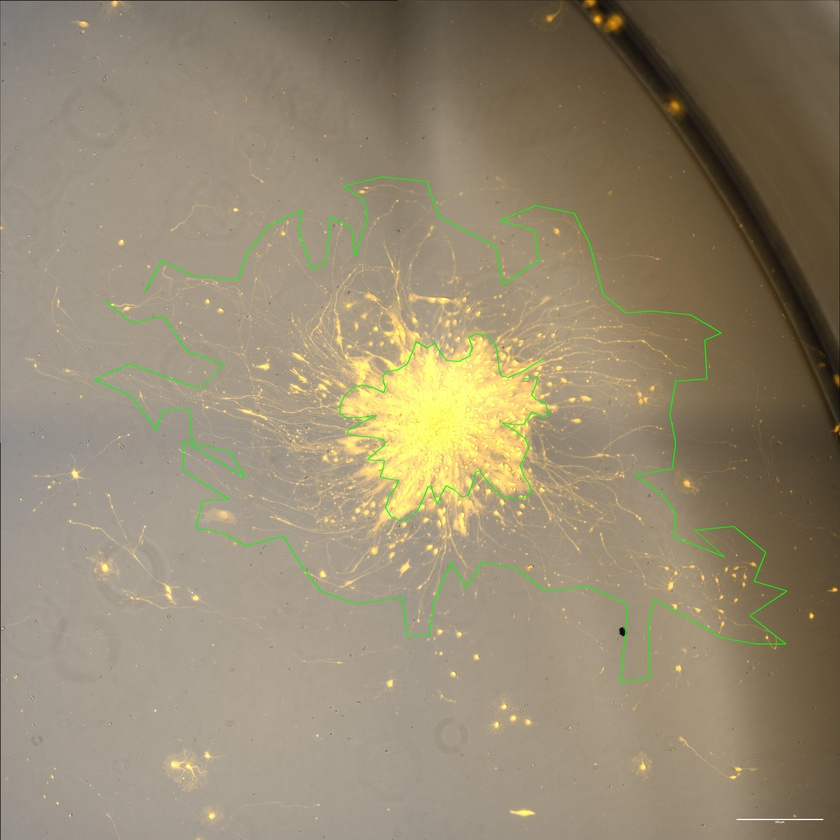
#> input picture Example-2.jpg, 840 x 840 px, shrunk from 4378 x 4378 before the run, given as the content of the folder /content/drive/MyDrive/aggregate analysis/ADD PHOTOS HERE/, which was not available
$ jupyter execute --allow-errors image_analysis.ipynb   (older library calls are emulated)   (text cells are left out)
#> lines starting #> are read from the running program, lines starting #| are printed output that depends on the picture; after the words box and inside, x2 and y2 are one past the last pixel; in counts of white or black regions, pixels touching at a corner belong together; pictures that were not available may be replaced by others from this repository, and a replacement may not be noted
[cell 1]
from PIL import Image, ImageFilter, ImageDraw
import numpy as np
from scipy.interpolate import splprep, splev
import cv2
from google.colab import drive
import os
import csv

drive.mount('/content/drive')

[cell 2]
# Specify the folder name you want to create
folder_name = "aggregate analysis"

# Create a new folder system in Google Drive
folder_path = "/content/drive/MyDrive/" + folder_name + "/"
result = folder_path + "results.csv"
jpg_data = folder_path + "ADD PHOTOS HERE/"
color_correction = folder_path + "color_correction/"
choose_cell = folder_path + "choose_cell/"
large_bound = folder_path + "large_bound/"
choose_cell2 = folder_path + "choose_cell2/"
small_bound = folder_path + "RESULTING PHOTOS/"

if not os.path.exists(folder_path):
    !mkdir "$folder_path"
    !mkdir "$jpg_data"
    !mkdir "$color_correction"
    !mkdir "$choose_cell"
    !mkdir "$large_bound"
    !mkdir "$jpg_data"
    !mkdir "$choose_cell2"
    !mkdir "$small_bound"

    with open(result, 'w', newline='') as csvfile:
      fieldnames = ['File Name', 'Small Area (pixel)', 'Large Area (pixel)','Pixel Scale', 'Micron Scale', 'Small Area (micron)', 'Large Area (micron)']
      writer = csv.DictWriter(csvfile, fieldnames=fieldnames)
      writer.writeheader()
else:
    print(f"Folder '{folder_name}' already exists in Google Drive, please choose another folder name unless it has already been set up")

[cell 3]
def yellow_outline(input_path, output_path, threshold=5):
    # Open the image using PIL
#> called with threshold = 5
    image = Image.open(input_path)
#> image is the input picture: PIL image 840x840 RGB; mean R, G, B 149.4, 137.2, 112.5

    # Convert the image to a NumPy array
    image_array = np.array(image)

    # Convert RGB to Lab color space for better color representation
    lab_image = cv2.cvtColor(image_array, cv2.COLOR_RGB2Lab)
#> lab_image: shape (840, 840, 3); mean of channels 0, 1, 2 146.3, 128.8, 142.9

    # Extract the 'b' channel (yellow-blue) from Lab color space
    yellow_channel = lab_image[:, :, 2]

    # Compute the gradient magnitude using the Sobel operator
    grad_x = cv2.Sobel(yellow_channel, cv2.CV_64F, 1, 0, ksize=3)
    grad_y = cv2.Sobel(yellow_channel, cv2.CV_64F, 0, 1, ksize=3)
    gradient_magnitude = np.sqrt(grad_x**2 + grad_y**2)

    # Threshold the gradient magnitude to identify edges
    edge_mask = gradient_magnitude > threshold
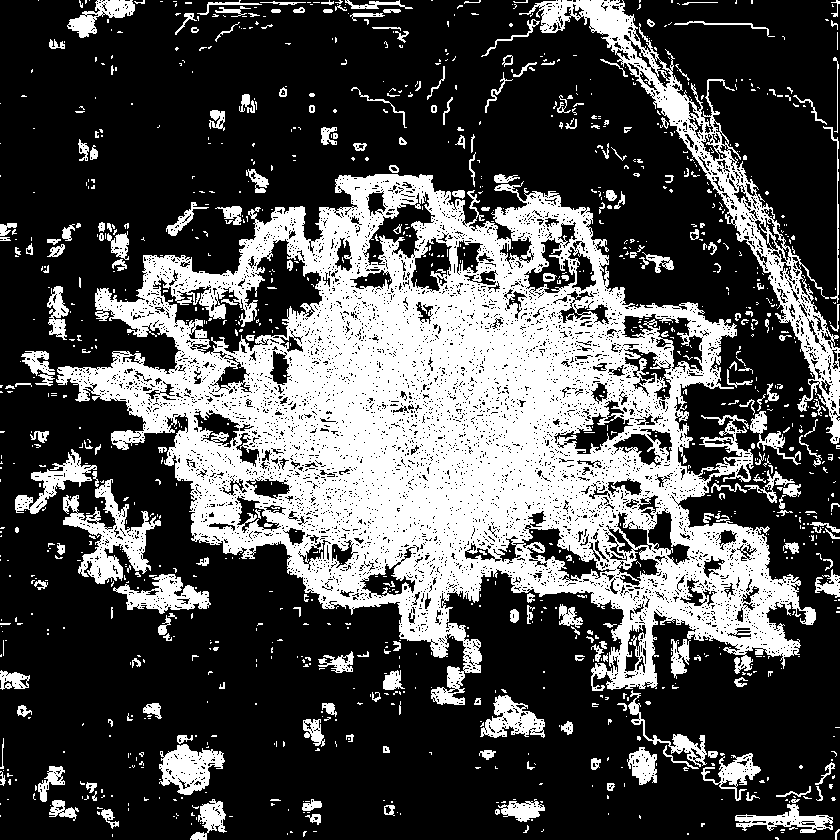
#> edge_mask: shape (840, 840) bool; 31.5% white; 1173 white regions (925 under 20 px), largest, box (x1, y1, x2, y2) and area: (56, 174, 816, 705) 168024, (519, 0, 840, 444) 13256, (63, 479, 161, 584) 3608

    # Create an empty image
    output_image = np.zeros_like(image_array)

    # Copy pixels from the original image where the gradient is above the threshold
    output_image[edge_mask] = image_array[edge_mask]

    # Convert the NumPy array back to a PIL Image
    output_image_pil = Image.fromarray(output_image)

    # Save the result
    output_image_pil.save(output_path)

[cell 4]
def yellow_connected_regions(input_path, output_path, threshold=8, connectivity=8):
    # Open the image using PIL
#> called with threshold = 4, connectivity = 20
    image = Image.open(input_path)

    # Convert the image to a NumPy array
    image_array = np.array(image)

    # Convert RGB to Lab color space for better color representation
    lab_image = cv2.cvtColor(image_array, cv2.COLOR_RGB2Lab)
#> lab_image: shape (840, 840, 3); mean of channels 0, 1, 2 50.8, 127.6, 133.9

    # Extract the 'b' channel (yellow-blue) from Lab color space
    yellow_channel = lab_image[:, :, 2]

    # Compute the gradient magnitude using the Sobel operator
    grad_x = cv2.Sobel(yellow_channel, cv2.CV_64F, 1, 0, ksize=3)
    grad_y = cv2.Sobel(yellow_channel, cv2.CV_64F, 0, 1, ksize=3)
    gradient_magnitude = np.sqrt(grad_x**2 + grad_y**2)

    # Threshold the gradient magnitude to identify edges
    edge_mask = gradient_magnitude > threshold
#> edge_mask: shape (840, 840) bool; 46.9% white; 1363 white regions (1221 under 20 px), largest, box (x1, y1, x2, y2) and area: (0, 0, 840, 807) 276397, (14, 447, 217, 642) 11317, (734, 750, 840, 840) 3254

    # Use connected component analysis to label connected regions
    _, labels, stats, _ = cv2.connectedComponentsWithStats(edge_mask.astype(np.uint8), connectivity)
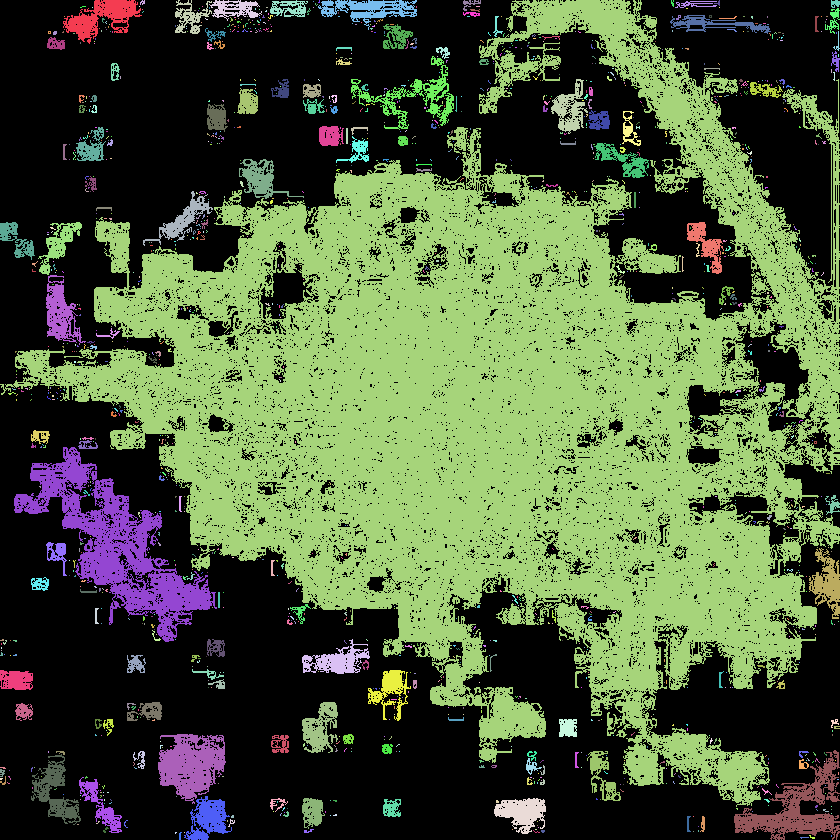
#> labels: shape (840, 840) int32; 1364 distinct labels, from 0 to 1363; one colour per label, 0 black
#> stats = 1364 rows, first 6: [0, 0, 840, 840, 374542], [63, 0, 79, 44, 1538], [140, 0, 5, 5, 16], [175, 0, 37, 34, 498], [209, 0, 53, 21, 538], [270, 0, 38, 17, 372]

    # Sort the regions by area in descending order, only keeping regions with an area greater than min_area
    sorted_regions = sorted((x for x in range(1, stats.shape[0]) if stats[x, cv2.CC_STAT_AREA] > 15000), key=lambda x: stats[x, cv2.CC_STAT_AREA], reverse=True)
#> sorted_regions = [11]

    # Find the label corresponding to the region with the average point closest to the center
    closest_to_center_label = min(sorted_regions, key=lambda x: np.linalg.norm(stats[x, :2] + stats[x, 2:4] // 2 - np.array(image_array.shape[:2]) // 2))
#> closest_to_center_label = 11

    # Create a mask for the region with the average point closest to the center
    closest_to_center_mask = labels == closest_to_center_label
#> closest_to_center_mask: shape (840, 840) bool; 39.2% white; 1 white region, box (x1, y1, x2, y2) and area: (0, 0, 840, 807) 276397

    # Create an empty image
    output_image = np.zeros_like(image_array)

    # Copy pixels from the original image where the region is true
    output_image[closest_to_center_mask] = image_array[closest_to_center_mask]

    # Convert the NumPy array back to a PIL Image
    output_image_pil = Image.fromarray(output_image)

    # Save the result
    output_image_pil.save(output_path)

[cell 5]
def draw_yellow_convex_hull(process, input_path, output_path, blur=(501,501), smooth_curve=0.8, threshold=0, epsilon0=0.005, hull_color=(0, 255, 0)):
    # Open the image using PIL
#> called with blur = (109, 109), smooth_curve = 0.5, threshold = 0, epsilon0 = 0.001, hull_color = (0, 255, 0)
    image = Image.open(input_path)

    white_image = Image.new("RGB", image.size, (0, 0, 255))
    black_image = Image.new("RGB", image.size, (255, 255, 255))
#> black_image: PIL image 840x840 RGB; every value is 255
    draw = ImageDraw.Draw(white_image)

    # Convert the image to a NumPy array
    image_array = np.array(image)

    # Compute the sum of RGB values for each pixel
    rgb_sum = np.sum(image_array, axis=-1)

    # Create a mask for pixels containing a trace of non-black
    non_black_mask = rgb_sum > 0
#> non_black_mask: shape (840, 840) bool; 44.6% white; 270 white regions (260 under 20 px), largest, box (x1, y1, x2, y2) and area: (0, 0, 840, 808) 313248, (634, 192, 641, 208) 110, (160, 239, 176, 246) 103

    # Draw the black pixels on the new image
    white_image_array = np.array(white_image)
    black_image_array = np.array(black_image)
    white_image_array[non_black_mask] = black_image_array[non_black_mask]
    white_image = Image.fromarray(white_image_array)

    # Convert the image to a NumPy array
    image_array = cv2.GaussianBlur(white_image_array, blur, 0)

    # Convert RGB to Lab color space for better color representation
    lab_image = cv2.cvtColor(image_array, cv2.COLOR_RGB2Lab)
#> lab_image: shape (840, 840, 3); mean of channels 0, 1, 2 153.8, 170.6, 65.2

    # Extract the 'b' channel (yellow-blue) from Lab color space
    yellow_channel = lab_image[:, :, 2]

    # Compute the gradient magnitude using the Sobel operator
    grad_x = cv2.Sobel(yellow_channel, cv2.CV_64F, 1, 0, ksize=3)
    grad_y = cv2.Sobel(yellow_channel, cv2.CV_64F, 0, 1, ksize=3)
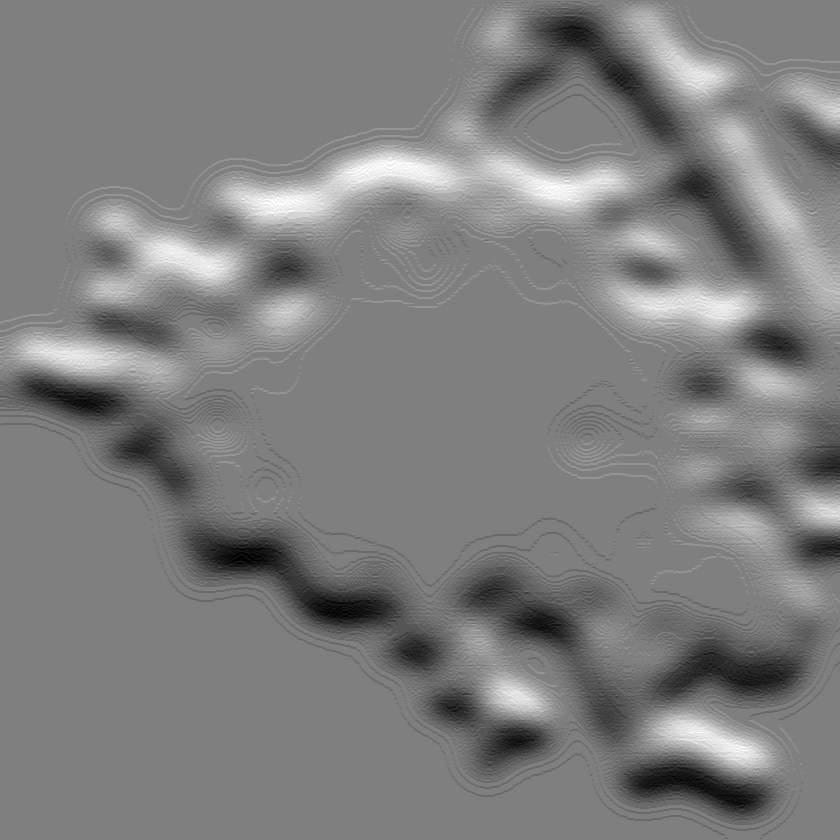
#> grad_y: shape (840, 840) float64; min -24, max 24, mean -0.1; drawn with min black and max white
    gradient_magnitude = np.sqrt(grad_x**2 + grad_y**2)

    # Threshold the gradient magnitude to identify edges
    edge_mask = gradient_magnitude > threshold
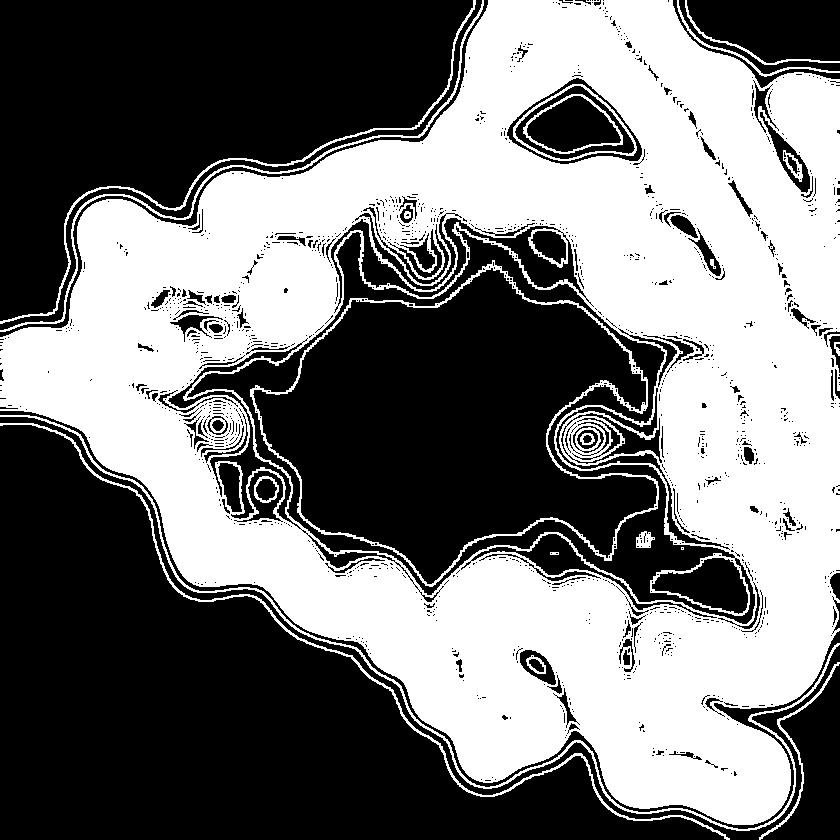
#> edge_mask: shape (840, 840) bool; 46.3% white; 21 white regions (1 under 20 px)

    # Use connected component analysis to label connected regions
    _, labels, stats, _ = cv2.connectedComponentsWithStats(edge_mask.astype(np.uint8), connectivity=8)
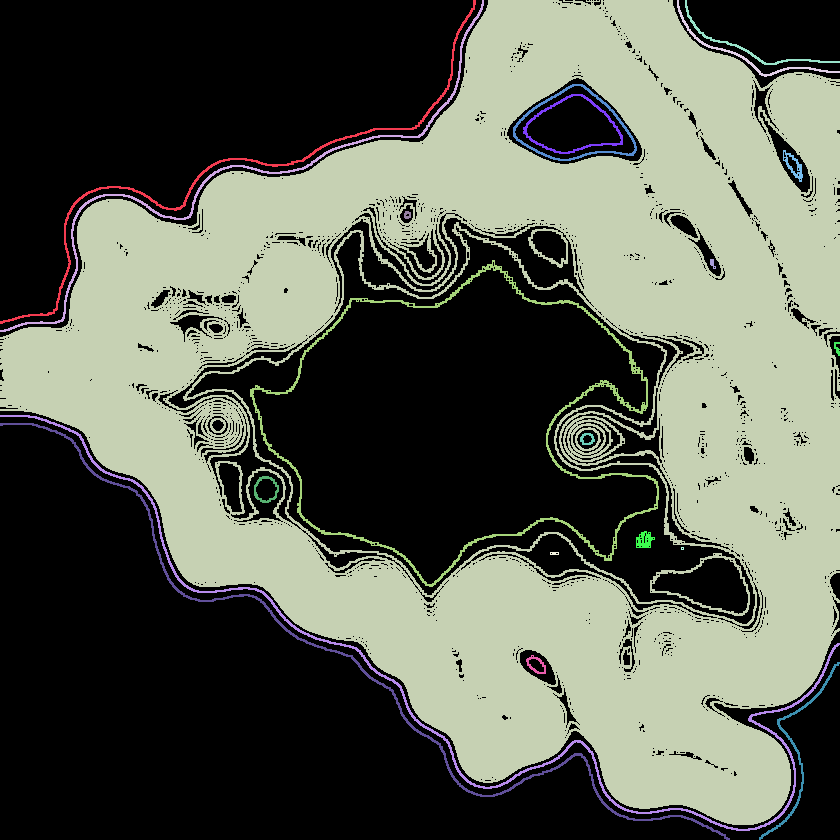
#> labels: shape (840, 840) int32; 22 distinct labels, from 0 to 21; one colour per label, 0 black
#> stats = 22 rows, first 6: [0, 0, 840, 840, 378756], [0, 0, 476, 324, 1753], [0, 0, 484, 332, 1779], [0, 0, 840, 825, 309308], [677, 0, 163, 77, 499], [685, 0, 155, 65, 448]

    # Find the label corresponding to the largest connected region (excluding background)
    largest_region_label = np.argmax(stats[1:, cv2.CC_STAT_AREA]) + 1
#> largest_region_label = 3

    # Find the contour of the largest connected region
    largest_region_contour, _ = cv2.findContours((labels == largest_region_label).astype(np.uint8), cv2.RETR_EXTERNAL, cv2.CHAIN_APPROX_SIMPLE)
#> largest_region_contour = 1 contour; box (x1, y1, x2, y2) and area: (0, 0, 840, 825) 448536

    # Approximate the contour with a convex hull using a fixed number of points
    epsilon = epsilon0 * cv2.arcLength(largest_region_contour[0], True)
#> epsilon = 3.63
    convex_hull = cv2.approxPolyDP(largest_region_contour[0], epsilon, True)
#> convex_hull = contour of 111 points, box (x1, y1, x2, y2) (0, 0, 840, 825), area 448029

    points = convex_hull.squeeze()
#> points = 111 pairs, first value 0 to 839, second value 0 to 824

    # Use scipy to interpolate a smooth curve
    tck, _ = splprep(points.T, s=smooth_curve)
#> tck = 3 items
    smoothed_points = splev(np.linspace(0, 1, 100), tck)
#> smoothed_points = 2 items


    # Create a contour from the smoothed points
    smoothed_contour = np.array(list(zip(smoothed_points[0], smoothed_points[1])), dtype=np.int32)
#> smoothed_contour = 100 pairs, first value -3 to 907, second value -15 to 824

    # Calculate the area of the smoothed contour
    smoothed_area = cv2.contourArea(smoothed_contour)
#> smoothed_area = 464069

    # Open Image
    process = Image.open(process)

    # Draw the smoothed curve on the image using PIL
    draw = ImageDraw.Draw(process)
    draw.line(list(zip(smoothed_points[0], smoothed_points[1])), fill=hull_color, width=5)

    # Save the result
    process.save(output_path)
    return smoothed_area

#> (a cell that did not finish here is left out)

#> call 2 of yellow_connected_regions, with threshold = 60, connectivity = 8
#> in yellow_connected_regions (call 2), `edge_mask = gradient_magnitude > threshold`: edge_mask: shape (840, 840) bool; 2.1% white in thin lines or dots
#> in yellow_connected_regions (call 2), `_, labels, stats, _ = cv2.connectedComponentsWithStats(edge_mask.astyp..`:
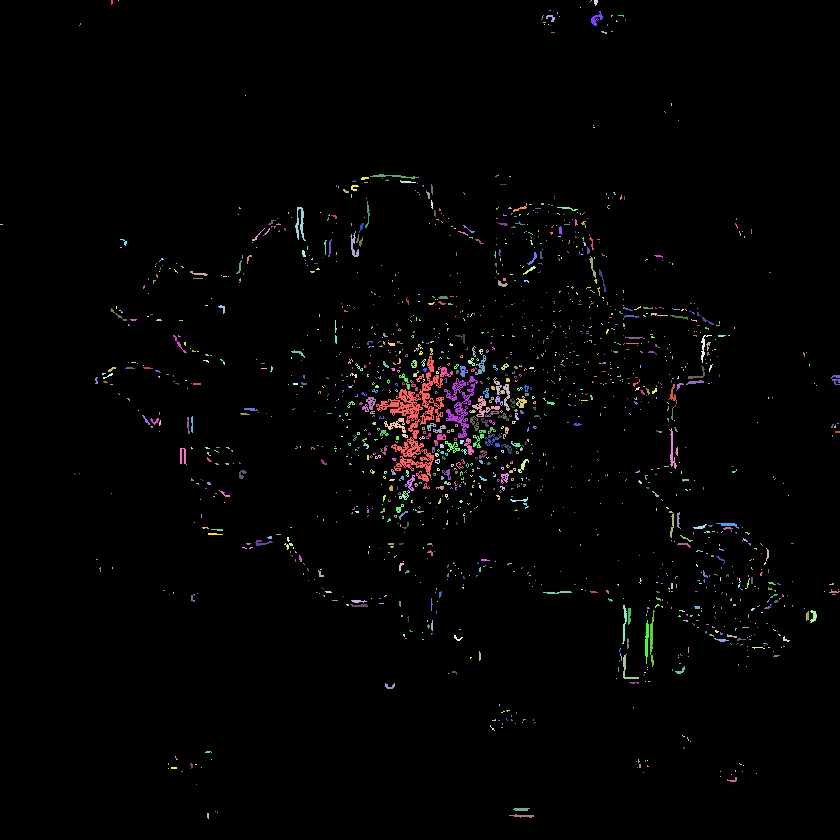
#> labels: shape (840, 840) int32; 1625 distinct labels, from 0 to 1624; one colour per label, 0 black
#> in yellow_connected_regions (call 2), `_, labels, stats, _ = cv2.connectedComponentsWithStats(edge_mask.astyp..`: stats = 1625 rows, first 6: [0, 0, 840, 840, 690684], [111, 0, 2, 5, 9], [118, 0, 1, 1, 1], [590, 0, 2, 2, 2], [594, 0, 4, 6, 18], [580, 7, 1, 1, 1]
#> in yellow_connected_regions (call 2), `sorted_regions = sorted((x for x in range(1, stats.shape[0]) if stats[..`: sorted_regions = []

    # Increase blur to make edges rounder; set epsilon if needed
    small_area = draw_yellow_convex_hull(output2, output3, final, blur=(9,9))

    with open(result, 'a', newline='') as csvfile:
        fieldnames = ['File Name', 'Small Area (pixel)', 'Large Area (pixel)','Pixel Scale', 'Micron Scale', 'Small Area (micron)', 'Large Area (micron)']
        writer = csv.DictWriter(csvfile, fieldnames=fieldnames)

        # Append new row to the CSV file
        writer.writerow({'File Name': file_name[:-4], 'Large Area (pixel)': large_area, 'Small Area (pixel)': small_area})
